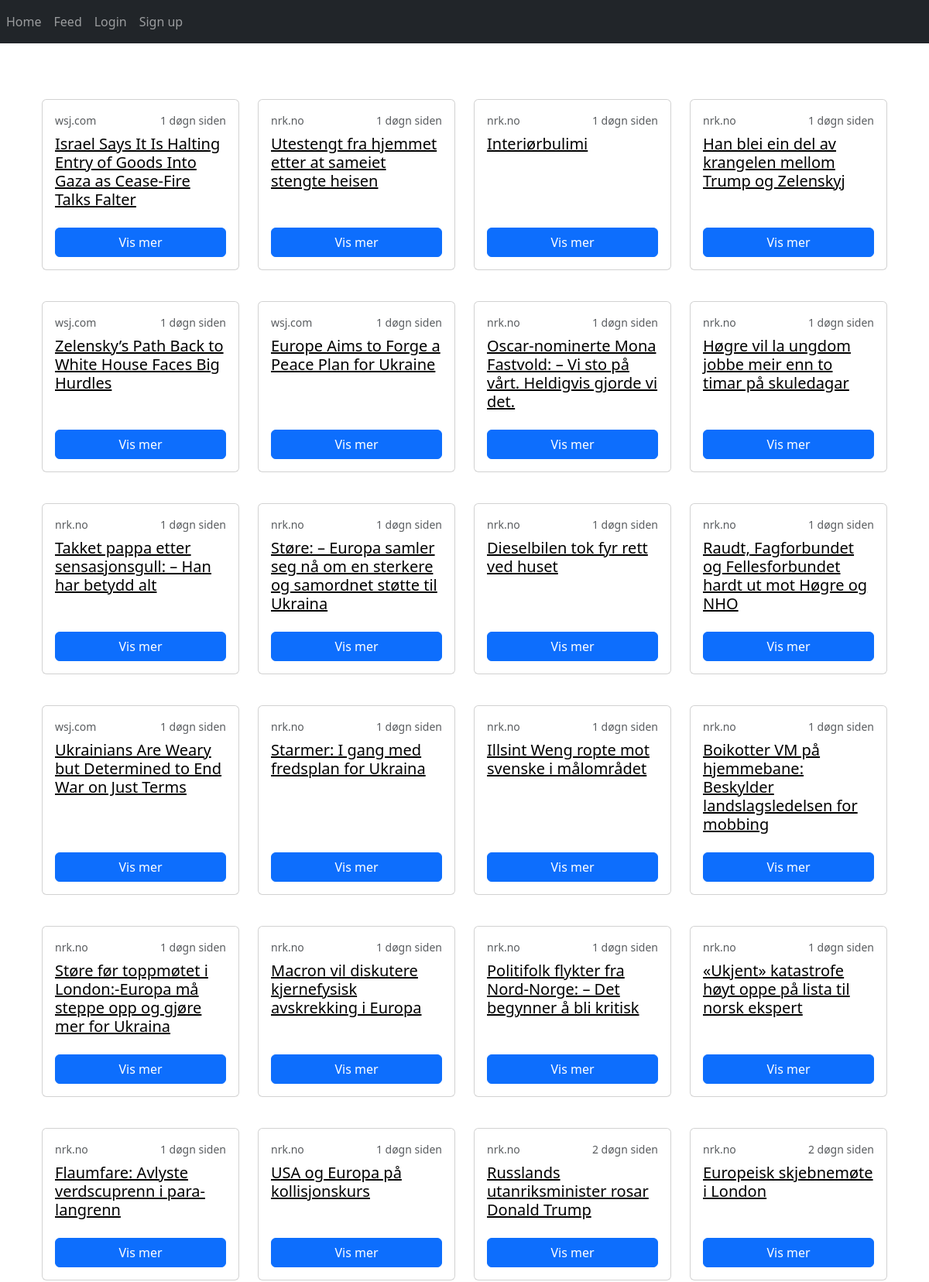
The app's page /feed (upper part) with its own data.
### website/models.py (models this page shows)
class Article(db.Model):
    __tablename__ = 'article'
    id = db.Column(db.Integer, primary_key=True)
    link = db.Column(db.String(1000), unique=True, nullable=False)
    title = db.Column(db.String(500), nullable=False)
    published_date = db.Column(db.DateTime, default=func.now()) #Her er feilen. Hardcoda tid
    img_link = db.Column(db.String(1000), nullable=True)
    summary = db.Column(db.String(10000), nullable=True)
    feeds = db.relationship('Feed', secondary=article_feed_association, back_populates='articles')

### website/feeds.py (the view)
@feeds.route('/feed')
def feed():
    links=['https://www.vg.no/rss/feed','https://www.theverge.com/rss/index.xml','https://www.nrk.no/toppsaker.rss','https://www.tv2.no/rss/nyheter','https://www.theguardian.com/us/rss']
    user_timezone = request.args.get('timezone', 'UTC')
    if (current_user.is_authenticated) and (current_user.active_group is not None) and (FeedGroup.query.filter_by(id=current_user.active_group).first() is not None):
        articles = get_articles(current_user.active_group)
        return render_template('feed.html', artikler=articles, hentBilde=hentBilde, hentSummary=hentSummary, hentDomain=hentDomain, hentTid=hentTid, user_timezone=user_timezone, getFeedIcon=getFeedIcon, user=current_user)
    articles = get_articles(2)
    return render_template('feed.html', artikler=articles, hentBilde=hentBilde, hentSummary=hentSummary, hentDomain=hentDomain, hentTid=hentTid, user_timezone=user_timezone, getFeedIcon=getFeedIcon, user=current_user)

### website/feeds.py (called while the page is built)
def get_articles(feed_group_id):
    articles=[]
    for feed in FeedGroup.query.filter_by(id=feed_group_id).first().feeds:
        for article in feed.articles[:50]:
            converted = convArticle(title=article.title, link=article.link, bilde=article.img_link,icon=feed.icon, domain=hentDomain(article), published_parsed=article.published_date.timetuple())
            articles.append(converted)
    return sorted(articles, key=lambda hl: hl.published_parsed, reverse=True)

def hentBilde(artikkel):
    url=""
    if url == "":
        try:
            soup = BeautifulSoup(artikkel['summary'], "html.parser")
            url = soup.find("img")['src']
            return url
        except:
            pass
    if url == "":
        try:
            url = artikkel.media_thumbnail[0]['url']
        except:
            pass
    if url == "":
        try:
            url = artikkel.media_content[-1]['url']
        except:
            pass
    if url == "":
        try:
            links = artikkel['links']
            for x in links:
                if x.type.startswith('img') or x.type.startswith("image"):
                    url = x.href
                    return url
        except:
            pass
    return url

def hentSummary(artikkel):
    try:
        basic = artikkel.summary
        soup = BeautifulSoup(basic, "html.parser")
        summary = soup.getText()
        if len(summary) > 1:
            return summary
    except:
        pass
    try:
        if len(artikkel.content) > 1:
            return artikkel.content
    except:
        pass
    return ""

def hentDomain(artikkel):
    try:
        domain_with_www = urlparse(artikkel.link).netloc
        domain = domain_with_www.replace("www.", "")
        return domain
    except Exception as e:
        print(f"Error processing article: {e}")
        return ""

def hentTid(artikkel, tid):
    return time_since(artikkel.published_parsed, 'Europe/Oslo') + " siden"

### website/timezoneConverter.py (called while the page is built)
def time_since(struct_time, user_timezone):
    utc_time = datetime(*struct_time[:6])
    utc_time = pytz.utc.localize(utc_time)
    user_tz = pytz.timezone(user_timezone)
    local_time = utc_time.astimezone(user_tz)
    now = datetime.now(user_tz)
    delta = now - local_time
    return format_timedelta(delta, granularity='minute', locale='no')

### website/templates/feed.html (shortened to what this page needs)
{% extends "base.html" %} {% block title %}Feed{% endblock %}
{% block content %}
  <div class="container my-4">
    <div class="row g-4">
        {% for article in artikler %}
          {% include 'items/article_card_big.html' %}
        {% endfor %}
    </div>
  </div>
{% endblock %}

### website/templates/base.html (shortened to what this page needs)
<!DOCTYPE html>
<html>
  <head>
    <link
      rel="stylesheet"
      href="https://cdn.jsdelivr.net/npm/bootstrap@5.3.0/dist/css/bootstrap.min.css"
    />
    <link
      rel="stylesheet"
      href="https://stackpath.bootstrapcdn.com/font-awesome/4.7.0/css/font-awesome.min.css"
    />
  </head>
  <body>
    <nav class="navbar navbar-expand-lg navbar-dark bg-dark">
      <div class="collapse navbar-collapse" id="navbar">
        <div class="navbar-nav">
          <a class="nav-item nav-link" id="home" href="/">Home</a>
          <a class="nav-item nav-link" id="feed" href="/feed">Feed</a>
          {% if user.is_authenticated %}
          <a class="nav-item nav-link" id="logout" href="/logout">Log out</a>
          <a class="nav-item nav-link" id="manage" href="/manage">Manage</a>
          {% else %}
          <a class="nav-item nav-link" id="login" href="/login">Login</a>
          <a class="nav-item nav-link" id="signUp" href="/sign-up">Sign up</a>
          {% endif %}
        </div>
      </div>
    </nav>
    <div class="container">
      <br /><br />
      {% block content %} {% endblock %}
    </div>
  </body>
</html>

### website/templates/items/article_card_big.html (shortened to what this page needs)
<div class="col-12 col-sm-6 col-md-4 col-lg-3 mb-3" >
    <div class="card h-100">
      <div class="card-body d-flex flex-column">
        <div class="d-flex justify-content-between align-items-center mb-2">
          <p class="text-muted small mb-0">{{ hentDomain(article) }}</p>
          <p class="text-muted small mb-0">{{ hentTid(article, user_timezone) }}</p>
        </div>
        <h5 class="card-title">
          <a href="{{ article.link }}" style="color:black;">{{ article.title }}</a>
        </h5>
        <button type="button" class="btn btn-primary mt-auto view-article-btn"
                data-bs-toggle="modal"
                data-bs-target="#articleModal"
                data-title="{{ article.title }}"
                data-image="{{ hentBilde(article) }}"
                data-summary="{{ hentSummary(article) }}"
                data-link="{{ article.link }}">
          Vis mer
        </button>
      </div>
    </div>
  </div>

### records on screen
Article: title "Israel Says It Is Halting Entry of Goods Into Gaza as Cease-Fire Talks Falter"
Article: title "Utestengt fra hjemmet etter at sameiet stengte heisen"
Article: title "Interiørbulimi"
Article: title "Han blei ein del av krangelen mellom Trump og Zelenskyj"
Article: title "Zelensky’s Path Back to White House Faces Big Hurdles"
Article: title "Europe Aims to Forge a Peace Plan for Ukraine"
Article: title "Oscar-nominerte Mona Fastvold: – Vi sto på vårt. Heldigvis gjorde vi det."
Article: title "Høgre vil la ungdom jobbe meir enn to timar på skuledagar"
Article: title "Takket pappa etter sensasjonsgull: – Han har betydd alt"
Article: title "Støre: – Europa samler seg nå om en sterkere og samordnet støtte til Ukraina"
Article: title "Dieselbilen tok fyr rett ved huset"
Article: title "Raudt, Fagforbundet og Fellesforbundet hardt ut mot Høgre og NHO"
Article: title "Ukrainians Are Weary but Determined to End War on Just Terms"
Article: title "Starmer: I gang med fredsplan for Ukraina"
Article: title "Illsint Weng ropte mot svenske i målområdet"
Article: title "Boikotter VM på hjemmebane: Beskylder landslagsledelsen for mobbing"
Article: title "Støre før toppmøtet i London:-Europa må steppe opp og gjøre mer for Ukraina"
Article: title "Macron vil diskutere kjernefysisk avskrekking i Europa"
Article: title "Politifolk flykter fra Nord-Norge: – Det begynner å bli kritisk"
Article: title "«Ukjent» katastrofe høyt oppe på lista til norsk ekspert"
Article: title "Flaumfare: Avlyste verdscuprenn i para-langrenn"
Article: title "USA og Europa på kollisjonskurs"
Article: title "Russlands utanriksminister rosar Donald Trump"
Article: title "Europeisk skjebnemøte i London"

### other values on screen
{{ hentDomain(article) }} "wsj.com" "nrk.no" "nrk.no" "nrk.no" "wsj.com" "wsj.com" "nrk.no" "nrk.no" "nrk.no" "nrk.no" "nrk.no" "nrk.no" "wsj.com" "nrk.no" "nrk.no" "nrk.no" "nrk.no" "nrk.no" "nrk.no" "nrk.no" "nrk.no" "nrk.no" "nrk.no" "nrk.no"
{{ hentTid(article, user_timezone) }} "1 døgn siden" "1 døgn siden" "1 døgn siden" "1 døgn siden" "1 døgn siden" "1 døgn siden" "1 døgn siden" "1 døgn siden" "1 døgn siden" "1 døgn siden" "1 døgn siden" "1 døgn siden" "1 døgn siden" "1 døgn siden" "1 døgn siden" "1 døgn siden" "1 døgn siden" "1 døgn siden" "1 døgn siden" "1 døgn siden" "1 døgn siden" "1 døgn siden" "2 døgn siden" "2 døgn siden"
